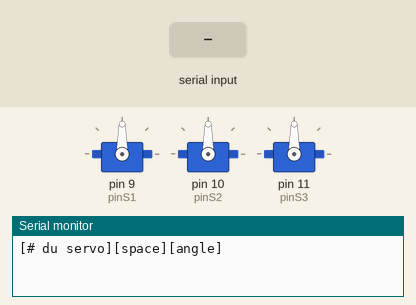
A sketch run on a simulated Arduino Uno, built with avr-gcc and run on an emulated ATmega328P. Parts: 3 × servo, the last lines printed to the serial monitor. The inputs (shaded band) are chosen by the test bench.

Above: at 1.2 s.
1.3 s: "Servo 1:\n" received over Serial
At 4.2 s:
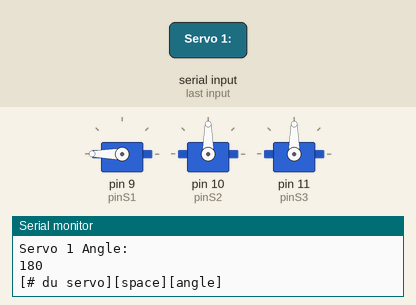
4.3 s: "Servo 2:\n" received over Serial
At 7.2 s:
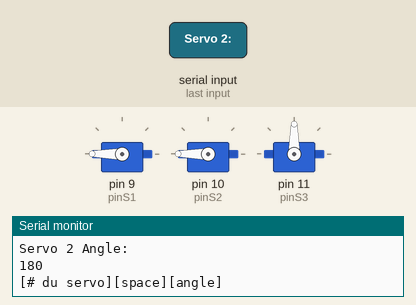
7.3 s: "Servo 3:\n" received over Serial
At 10.2 s:
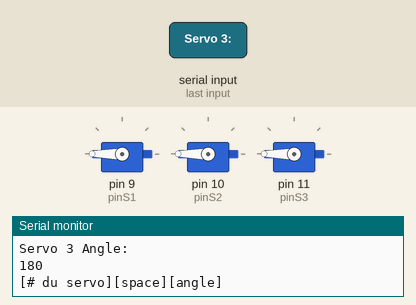
10.3 s: "30,150\n" received over Serial
At 12.5 s:
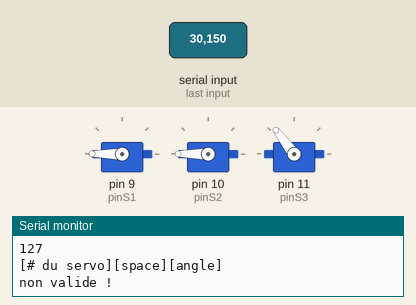
Timing chart, 0 to 13.3 s (numbered marks = the images above; inputs shaded):
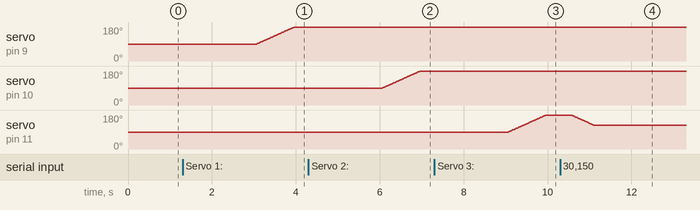

The sketch:

SpiderLeg.ino
```cpp
#include <Servo.h>

Servo S1;
Servo S2;
Servo S3;

int pinS1 = 9;
int pinS2 = 10;
int pinS3 = 11;
int angleS1 = 90;
int angleS2 = 90;
int angleS3 = 90;

char choixServo;
int vitesse = 10;
unsigned char lAngle;
unsigned char mAngle;
unsigned char hAngle;
unsigned int choixAngle1 = 90;
unsigned int lastAngle1 = 90;
unsigned int choixAngle2 = 90;
unsigned int lastAngle2 = 90;
unsigned int choixAngle3 = 90;
unsigned int lastAngle3 = 90;

void setup()
{
  Serial.begin(9600);

  S1.attach(pinS1);
  S2.attach(pinS2);
  S3.attach(pinS3);

 pinMode(pinS3,11);
 pinMode(pinS2,10);
 pinMode(pinS1,9);
}

void loop()
{
  Serial.println("[# du servo][space][angle]");

  while(true)
  {
    if (Serial.available() >= 2)
    {
      choixServo = Serial.read();
      delay(250);
      if(choixServo == '1')
      {
        Serial.read();
        hAngle = ((Serial.read() - 48)*100);
        mAngle = ((Serial.read() - 48)*10);
        lAngle = (Serial.read() - 48);
        choixAngle1 = hAngle + mAngle + lAngle;
        break;
      }
      else if(choixServo == '2')
      {
        Serial.read();
        hAngle = ((Serial.read() - 48)*100);
        mAngle = ((Serial.read() - 48)*10);
        lAngle = (Serial.read() - 48);
        //        if(lAngle == (32-48))
//        {
//          lAngle = mAngle/10;
//          mAngle = hAngle/10;
//          hAngle = 0;
//        }
        choixAngle2 = hAngle + mAngle + lAngle;
        Serial.println("Angle:");
        Serial.println(choixAngle2);
        break;
      }
      else if(choixServo == '3')
      {
        Serial.read();
        hAngle = ((Serial.read() - 48)*100);
        mAngle = ((Serial.read() - 48)*10);
        lAngle = (Serial.read() - 48);
        choixAngle3 = hAngle + mAngle + lAngle;
        Serial.println("Angle:");
        Serial.println(choixAngle3);
        break;
      }
      else
      {
        Serial.println("non valide !");
      }
    }
  }
    if(choixServo == '1')
    {
      Serial.print("Servo 1 ");
      choixAngle1 = constrain(choixAngle1,0,180);
      Serial.println("Angle:");
      Serial.println(choixAngle1);
      if(choixAngle1 < lastAngle1)
      {
        for(int a=lastAngle1; a >= choixAngle1; a--)
        {
          S1.write(a);
          delay(vitesse);
        }
      }
      if(choixAngle1 > lastAngle1)
      {
        for(int a=lastAngle1; a <= choixAngle1; a++)
        {
          S1.write(a);
          delay(vitesse);
        }
      }
      lastAngle1 = choixAngle1;
    }

    else if(choixServo == '2')
    {
      Serial.print("Servo 2 ");
      choixAngle2 = constrain(choixAngle2,0,180);
      Serial.println("Angle:");
      Serial.println(choixAngle2);
      if(choixAngle2 < lastAngle2)
      {
        for(int a=lastAngle2; a >= choixAngle2; a--)
        {
          S2.write(a);
          delay(vitesse);
        }
      }
      if(choixAngle2 > lastAngle2)
      {
        for(int a=lastAngle2; a <= choixAngle2; a++)
        {
          S2.write(a);
          delay(vitesse);
        }
      }
      lastAngle2 = choixAngle2;
    }
    else if(choixServo == '3')
    {
      Serial.print("Servo 3 ");
      choixAngle3 = constrain(choixAngle3,0,180);
      Serial.println("Angle:");
      Serial.println(choixAngle3);
      if(choixAngle3 < lastAngle3)
      {
        for(int a=lastAngle3; a >= choixAngle3; a--)
        {
          S3.write(a);
          delay(vitesse);
        }
      }
      if(choixAngle3 > lastAngle3)
      {
        for(int a=lastAngle3; a <= choixAngle3; a++)
        {
          S3.write(a);
          delay(vitesse);
        }
      }
      lastAngle3 = choixAngle3;
      }
//  Serial.println("Servo 1:");
//  while(Serial.available() == 1);
//  angleS1 = Serial.read()  - '0';
//  S1.write(angleS1);
//  Serial.flush();
//  delay(1000);
//
// Serial.println("Servo 2:");
//  while(Serial.available() == 1);
//  angleS2 = Serial.read() - '0';
//  S2.write(angleS2);
//  Serial.flush();
//  delay(1000);
//
// Serial.println("Servo 3:");
//  while(Serial.available() == 1);
//  angleS3 = Serial.read()  - '0';
//  S3.write(angleS3);
//  Serial.flush();
//  delay(1000);

}
```

Measured:
- after the input at 1.3 s, servo on pin 9 (pinS1): moves from 90° to 180° over 0.91 s, starting after 1.8 s
- after the input at 4.3 s, servo on pin 10 (pinS2): moves from 90° to 180° over 0.91 s, starting after 1.8 s
- after the input at 7.3 s, servo on pin 11 (pinS3): moves from 90° to 180° over 0.91 s, starting after 1.8 s
- after the input at 10.3 s, servo on pin 11 (pinS3): moves from 180° to 127° over 0.52 s, starting after 0.26 s
